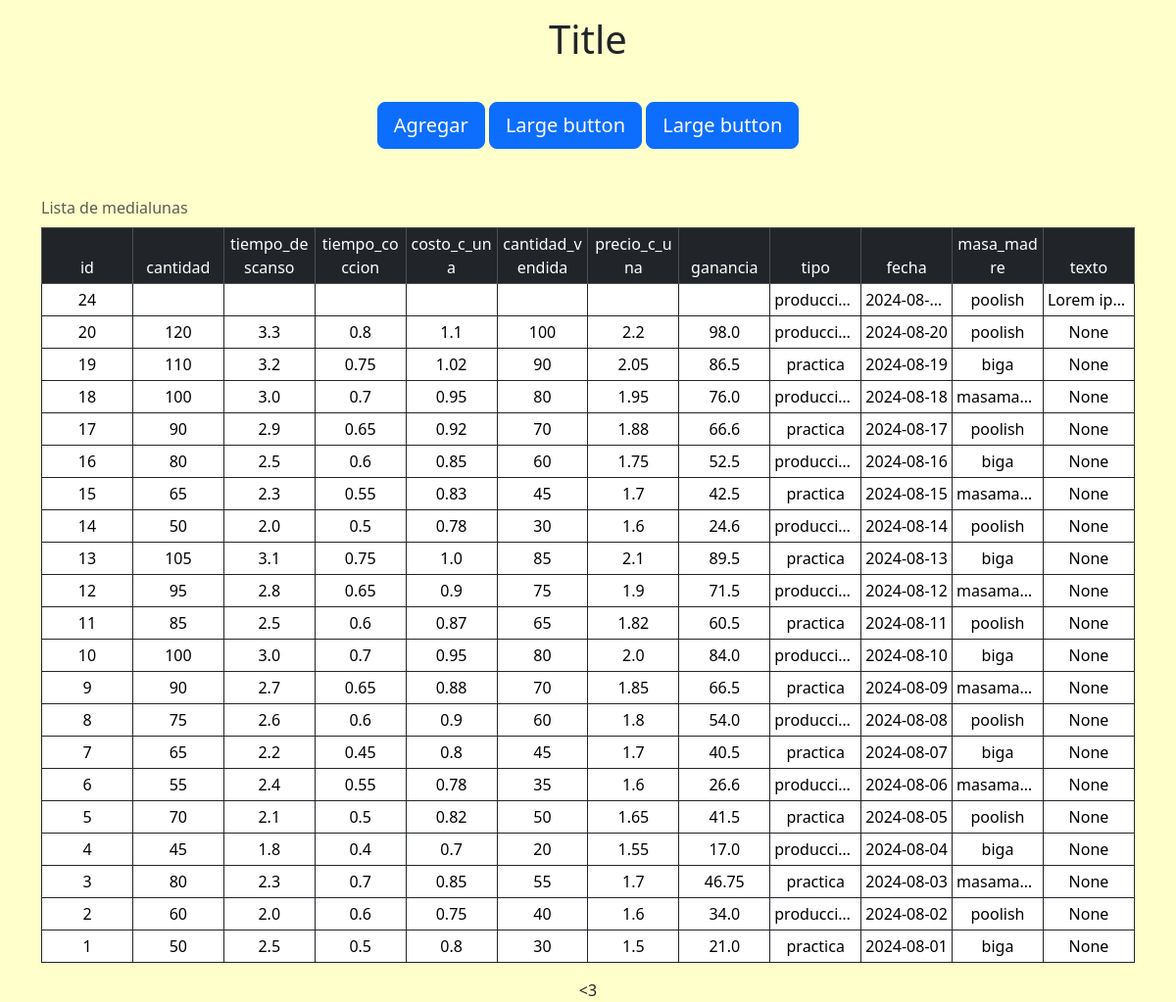
The page / on the database its author committed.
### tables this page shows
CREATE TABLE "medialunas" (
        "id"    INTEGER NOT NULL UNIQUE, 
        "cantidad"      INTEGER,
        "tiempo_descanso"       REAL,    
        "tiempo_coccion"        REAL,    
        "costo_c_una"   REAL,
        "cantidad_vendida"      INTEGER, 
        "precio_c_una"  REAL,
        "ganancia"      REAL,
        "tipo"  TEXT,
        "fecha" TEXT, "masa_madre" TEXT, "texto" TEXT,
        PRIMARY KEY("id" AUTOINCREMENT)
);

### app.py (the view)
@app.route('/')
def index():
    with sqlite3.connect(database) as connection:
        cursor = connection.cursor()
        cursor.execute("SELECT * FROM medialunas ORDER BY id DESC")
        data = cursor.fetchall()
    return render_template("index.html", medialunas=data\
                           , columnas_medialunas=COLUMNAS_MEDIALUNAS)

### templates/index.html (shortened to what this page needs)
{% extends "layout.html" %}
{% block main %}
    <h1 class="title"> Title </h1>
    <div class="btn-container">
        <a href="/agregar" class="btn btn-primary btn-lg">Agregar</a>
        <button type="button" class="btn btn-primary btn-lg">Large button</button>
        <button type="button" class="btn btn-primary btn-lg">Large button</button>
    </div>
    <div class="container table-responsive-sm">
        <table class="table table-sm table-hover table-bordered border-dark">
            <caption> Lista de medialunas </caption>
            <thead class="table-dark">
                <tr>
                    {% for columna in columnas_medialunas %}
                    <td> {{ columna }} </td>
                    {% endfor %}
                </tr>
            </thead>
            <tbody>
                {% for medialuna in medialunas %}
                <tr data-url="{{ url_for('mostrar_medialunas', id=medialuna[0]) }}">
                    {% for valor in medialuna %}
                    <td class="truncate"> {{ valor }} </td>
                    {% endfor %}
                </tr>
                {% endfor %}
            </tbody>
        </table>
    </div>
{% endblock %}

### templates/layout.html (shortened to what this page needs)
<!DOCTYPE html>
<html lang="es">
    <head>
        <link href="/static/styles.css" rel="stylesheet">
        <link href="https://cdn.jsdelivr.net/npm/bootstrap@5.3.3/dist/css/bootstrap.min.css" rel="stylesheet">
    </head>
    <body>
        <main>
            {% block main %}{% endblock %}
        </main>
        <footer>
            &#60;3
        </footer>
    </body>
</html>

### static/styles.css (style rules this page uses)
body { background-color: #ffffcc !important; text-align: center !important; }
.btn-container { margin-top: 5vh; margin-bottom: 5vh; width: 100%; }
caption { caption-side: top; }
h1 { margin-top: 1rem !important; }
table { table-layout: fixed; word-break: break-all; }
.truncate { white-space: nowrap; overflow: hidden; text-overflow: ellipsis; max-width: 200px; }

### rows shown on the page
medialunas: medialuna "24", tipo "produccion", fecha "2024-08-…", masa_madre "poolish", texto "Lorem ip…"
medialunas: medialuna "20" "120" "100" "None", tiempo_descanso "3.3", tiempo_coccion "0.8", costo_c_una "1.1", precio_c_una "2.2", ganancia "98.0", tipo "produccion", fecha "2024-08-20", masa_madre "poolish"
medialunas: medialuna "19" "110" "90" "None", tiempo_descanso "3.2", tiempo_coccion "0.75", costo_c_una "1.02", precio_c_una "2.05", ganancia "86.5", tipo "practica", fecha "2024-08-19", masa_madre "biga"
medialunas: medialuna "18" "100" "80" "None", tiempo_descanso "3.0", tiempo_coccion "0.7", costo_c_una "0.95", precio_c_una "1.95", ganancia "76.0", tipo "produccion", fecha "2024-08-18", masa_madre "masama…"
medialunas: medialuna "17" "90" "70" "None", tiempo_descanso "2.9", tiempo_coccion "0.65", costo_c_una "0.92", precio_c_una "1.88", ganancia "66.6", tipo "practica", fecha "2024-08-17", masa_madre "poolish"
medialunas: medialuna "16" "80" "60" "None", tiempo_descanso "2.5", tiempo_coccion "0.6", costo_c_una "0.85", precio_c_una "1.75", ganancia "52.5", tipo "produccion", fecha "2024-08-16", masa_madre "biga"
medialunas: medialuna "15" "65" "45" "None", tiempo_descanso "2.3", tiempo_coccion "0.55", costo_c_una "0.83", precio_c_una "1.7", ganancia "42.5", tipo "practica", fecha "2024-08-15", masa_madre "masama…"
medialunas: medialuna "14" "50" "30" "None", tiempo_descanso "2.0", tiempo_coccion "0.5", costo_c_una "0.78", precio_c_una "1.6", ganancia "24.6", tipo "produccion", fecha "2024-08-14", masa_madre "poolish"
medialunas: medialuna "13" "105" "85" "None", tiempo_descanso "3.1", tiempo_coccion "0.75", costo_c_una "1.0", precio_c_una "2.1", ganancia "89.5", tipo "practica", fecha "2024-08-13", masa_madre "biga"
medialunas: medialuna "12" "95" "75" "None", tiempo_descanso "2.8", tiempo_coccion "0.65", costo_c_una "0.9", precio_c_una "1.9", ganancia "71.5", tipo "produccion", fecha "2024-08-12", masa_madre "masama…"
medialunas: medialuna "11" "85" "65" "None", tiempo_descanso "2.5", tiempo_coccion "0.6", costo_c_una "0.87", precio_c_una "1.82", ganancia "60.5", tipo "practica", fecha "2024-08-11", masa_madre "poolish"
medialunas: medialuna "10" "100" "80" "None", tiempo_descanso "3.0", tiempo_coccion "0.7", costo_c_una "0.95", precio_c_una "2.0", ganancia "84.0", tipo "produccion", fecha "2024-08-10", masa_madre "biga"
medialunas: medialuna "9" "90" "70" "None", tiempo_descanso "2.7", tiempo_coccion "0.65", costo_c_una "0.88", precio_c_una "1.85", ganancia "66.5", tipo "practica", fecha "2024-08-09", masa_madre "masama…"
medialunas: medialuna "8" "75" "60" "None", tiempo_descanso "2.6", tiempo_coccion "0.6", costo_c_una "0.9", precio_c_una "1.8", ganancia "54.0", tipo "produccion", fecha "2024-08-08", masa_madre "poolish"
medialunas: medialuna "7" "65" "45" "None", tiempo_descanso "2.2", tiempo_coccion "0.45", costo_c_una "0.8", precio_c_una "1.7", ganancia "40.5", tipo "practica", fecha "2024-08-07", masa_madre "biga"
medialunas: medialuna "6" "55" "35" "None", tiempo_descanso "2.4", tiempo_coccion "0.55", costo_c_una "0.78", precio_c_una "1.6", ganancia "26.6", tipo "produccion", fecha "2024-08-06", masa_madre "masama…"
medialunas: medialuna "5" "70" "50" "None", tiempo_descanso "2.1", tiempo_coccion "0.5", costo_c_una "0.82", precio_c_una "1.65", ganancia "41.5", tipo "practica", fecha "2024-08-05", masa_madre "poolish"
medialunas: medialuna "4" "45" "20" "None", tiempo_descanso "1.8", tiempo_coccion "0.4", costo_c_una "0.7", precio_c_una "1.55", ganancia "17.0", tipo "produccion", fecha "2024-08-04", masa_madre "biga"
medialunas: medialuna "3" "80" "55" "None", tiempo_descanso "2.3", tiempo_coccion "0.7", costo_c_una "0.85", precio_c_una "1.7", ganancia "46.75", tipo "practica", fecha "2024-08-03", masa_madre "masama…"
medialunas: medialuna "2" "60" "40" "None", tiempo_descanso "2.0", tiempo_coccion "0.6", costo_c_una "0.75", precio_c_una "1.6", ganancia "34.0", tipo "produccion", fecha "2024-08-02", masa_madre "poolish"
medialunas: medialuna "1" "50" "30" "None", tiempo_descanso "2.5", tiempo_coccion "0.5", costo_c_una "0.8", precio_c_una "1.5", ganancia "21.0", tipo "practica", fecha "2024-08-01", masa_madre "biga"

### other values the page prints
{{ columna }} "id" "cantidad" "tiempo_descanso" "tiempo_coccion" "costo_c_una" "cantidad_vendida" "precio_c_una" "ganancia" "tipo" "fecha" "masa_madre" "texto"
